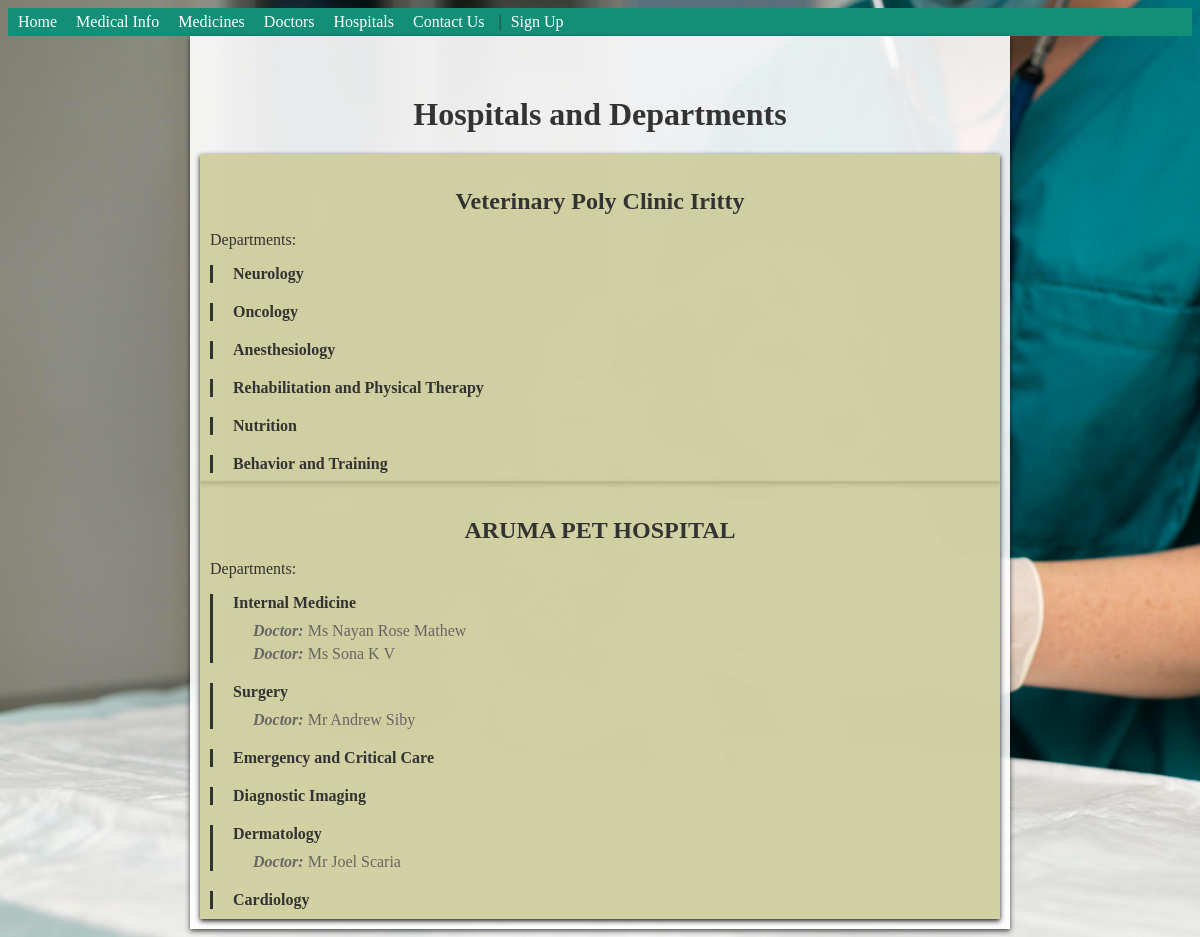
Screenshot of /vhms1/hospitals/ with the database file from the repository.
### vhmsapp/models.py (models this page shows, shortened)
class Hospital(models.Model):
    name = models.CharField(max_length=100)
    address = models.CharField(max_length=200)
    city = models.CharField(max_length=100)
    state = models.CharField(max_length=100)
    country = models.CharField(max_length=100)
    phone = models.CharField(max_length=50, blank=True, verbose_name="Phone Numbers")
    email = models.EmailField(max_length=100, blank=True, verbose_name="Email Id")
    departments = models.ManyToManyField(Department, blank=True)

class Department(models.Model):
    name = models.CharField(max_length=100)

class Doctor(models.Model):
    person = models.OneToOneField(Person, verbose_name='Person Data', on_delete=models.CASCADE, blank=True, null=True)
    hospital = models.ForeignKey(Hospital, verbose_name='Hospital', on_delete=models.CASCADE, blank=True, null=True)
    designation = models.CharField(max_length=60, verbose_name="Designation", default="Doctor")
    joindate = models.DateField(verbose_name="Date of Join", blank=True, null=True)
    exitdate = models.DateField(verbose_name="Date of Exit", blank=True, null=True)
    qualifications = models.CharField(max_length=100, default=" DVM, DACVIM")
    experience = models.TextField()
    specialty = models.CharField(max_length=100,blank=True, null=True)
    education = models.TextField(max_length=1000,blank=True, null=True)
    departments = models.ManyToManyField(Department, blank=True)
    class Meta:
        verbose_name_plural = "Doctors"

class Person(models.Model):
    title = models.CharField(max_length=10, default="Mr", verbose_name="Title")
    fname = models.CharField(max_length=50, default="", verbose_name="First Name")
    lname = models.CharField(max_length=50, default="", verbose_name="Last Name")
    house = models.CharField(max_length=50, blank=True, verbose_name="House Name")
    street = models.CharField(max_length=50, blank=True, verbose_name="Street")
    locality = models.CharField(max_length=50, blank=True, verbose_name="Locality")
    city = models.CharField(max_length=50, blank=True, verbose_name="City")
    state = models.CharField(max_length=50, blank=True, verbose_name="State", default="Kerala")
    pin = models.IntegerField(default=670645, verbose_name="PIN Code")
    phone = models.CharField(max_length=50, blank=True, verbose_name="Phone Numbers")
    email = models.EmailField(max_length=100, blank=True, verbose_name="Email Id")
    birthdate = models.DateField(verbose_name="Date of Birth", blank=True, null=True)
    profile_image = models.ImageField(upload_to='profile_images/', blank=True, null=True)
    loginid = models.CharField(max_length=40, verbose_name="Login Id", blank=True, null=True)
    password = models.CharField(max_length=20, verbose_name="Password", blank=True, null=True)
    forget_password_hint_question = models.CharField(
        max_length=100, default="Name of the first school you studied", verbose_name="Forget Password Hint Question",
        blank=True, null=True
    )
    forget_password_hint_answer = models.CharField(
        max_length=100, default="vjec@fml", verbose_name="Forget Password Hint Answer", blank=True, null=True
    )
    address = models.CharField(max_length=30, default="Chemberi")
    zip_code = models.CharField(max_length=10, default="670764")
    class Meta:
        verbose_name_plural = "People"
    def get_full_name(self):
        return f"{self.title} {self.fname} {self.lname}"

### vhmsapp/views.py (the view)
# urls.py: path('hospitals/', views.hospital_list_view, name='Direction'),
def hospital_list_view(request):
    hospitals = Hospital.objects.all()
    context = {
        'hospitals': hospitals
    }
    return render(request, 'hospital_list.html', context)

### vhmsapp/templates/hospital_list.html (shortened to what this page needs)
<!DOCTYPE html>
<html>
<head>
    {% include "Menu.html"%}
</head>
<body>
    <div class="hospital-container">
        <h1>Hospitals and Departments</h1>
        {% for hospital in hospitals %}
        <div class="hospital-info">
            <h3 class="hospital-name">{{ hospital.name }}</h3>
            <p>Departments:</p>
            <ul class="department-list">
                {% for department in hospital.departments.all %}
                <li class="department-item">
                    <strong>{{ department.name }}</strong>
                    {% if department.doctor_set.all %}
                    <ul class="doctor-list">
                        {% for doctor in department.doctor_set.all %}
                        <li class="doctor-item">
                            <span style="font-weight: bold;font-style: italic;">Doctor:</span> {{ doctor.person.get_full_name }}
                        </li>
                        {% endfor %}
                    </ul>
                    {% endif %}
                </li>
                {% endfor %}
            </ul>
        </div>
        {% endfor %}
    </div>
</body>
</html>

### vhmsapp/templates/Menu.html (shortened to what this page needs)
  <link rel="stylesheet" type="text/css" href="/static/css4menu.css">
  <div class="menu-bar">
    <div class="menu-item">
      <a href="/vhms/home">Home</a>
    </div>
    <div class="menu-item">
      <a href="/vhms/MedInfo/">Medical Info</a>
    </div>
    <div class="menu-item">
      <a href="/vhms/medicines/">Medicines</a>
    </div>
    <div class="menu-item">
      <a href="/vhms/doctors/">Doctors</a>
    </div>
    <div class="menu-item">
      <a href="/vhms/hospitals/">Hospitals</a>
    </div>
    <div class="menu-item">
      <a href="/vhms/Contact/">Contact Us</a>
    </div>
    |
  {% if request.session.pid %}
    {% if request.session.usertype == "doctor" %}
    <div class="menu-item">
      <a href="/vhms/user_profile/ ">Profile</a>
    </div>
    <div class="menu-item">
      <a href="/vhms/admission_by_doctor_data/">Admission</a>
    </div>
    <!-- <div class="menu-item">
      <a href="/vhms/pet/{{animal.id}}">Treatment History</a>
    </div> -->
    <div class="menu-item">
      <a href="/vhms/medicines/">Medicines</a>
    </div>
    <div class="menu-item">
      <a href="/vhms/all_pets">All Pets</a>
    </div>
    {% else %}
   <div class="menu-item">
      <a href="/vhms/pet_owner_profile">Profile</a>
    </div>
    <div class="menu-item">
      <a href="/vhms/bill">Bill</a>
    </div>
    {% endif %}
  <div class="menu-item">
      <a href="/vhms/animal_dashboard/">My Pets</a>
    </div>
  <div class="menu-item">
      <a href="/vhms/add_pet">Add Pet</a>
    </div>
  <div style="float: right">
     <div class="uname">
        {{ request.session.pname }}
      </div>
      <div class="menu-item">
        <a href="/vhms/logout">Logout</a>
    </div>
  </div>
  {% else %}
    <div class="menu-item">
      <a href="/vhms/sign_up/">Sign Up</a>
    </div>
   {% endif %}
  </div>

### vhmsapp/static/css4menu.css (style rules this page uses)
.menu-bar { background-color: #148F77; padding: 5px; }
.menu-bar .menu-item { display: inline-block; margin-right: 5px; }
.menu-bar .menu-item a { color: white; text-decoration: none; padding: 5px 5px; border-radius: 5px; transition: background-color 0.3s ease; }

### vhmsapp/templates/hospital_list.html (style rules this page uses)
body { background-color: #f2f2f2; background-image: url('/static/b_g/D1.jpg'); background-repeat: no-repeat; background-size: cover; color: #333; }
h1 { text-align: center; margin-top: 50px; font-size: 32px; }
.hospital-container { max-width: 800px; margin: 0 auto; padding: 10px; background-color: rgba(255, 255, 255, 0.9); box-shadow: 0 2px 5px rgba(0, 0, 0, 0.7); overflow-y: scroll; }
.hospital-info { max-width: 800px; margin: 2 auto; padding: 10px; background-color: rgba(205, 205, 155, 0.9); box-shadow: 0 2px 5px rgba(0, 0, 0, 0.9); }
.hospital-name { text-align: center; font-size: 24px; margin-bottom: 10px; color: #333; }
.department-list { list-style-type: none; padding: 0; margin: 0; }
.department-item { margin-bottom: 20px; padding-left: 20px; border-left: 3px solid #333; }
.department-item:last-child { margin-bottom: 0; }
.doctor-list { list-style-type: none; padding-left: 20px; margin-top: 10px; }
.doctor-item { margin-bottom: 5px; color: #666; }

### rows the page displays
Hospital: name "Veterinary Poly Clinic Iritty"
Department: name "Neurology"
Department: name "Oncology"
Department: name "Anesthesiology"
Department: name "Rehabilitation and Physical Therapy"
Department: name "Nutrition"
Department: name "Behavior and Training"
Hospital: name "ARUMA PET HOSPITAL"
Department: name "Internal Medicine"
Doctor: person.get_full_name "Ms Nayan Rose Mathew"
Doctor: person.get_full_name "Ms Sona K V"
Department: name "Surgery"
Doctor: person.get_full_name "Mr Andrew Siby"
Department: name "Emergency and Critical Care"
Department: name "Diagnostic Imaging"
Department: name "Dermatology"
Doctor: person.get_full_name "Mr Joel Scaria"
Department: name "Cardiology"
